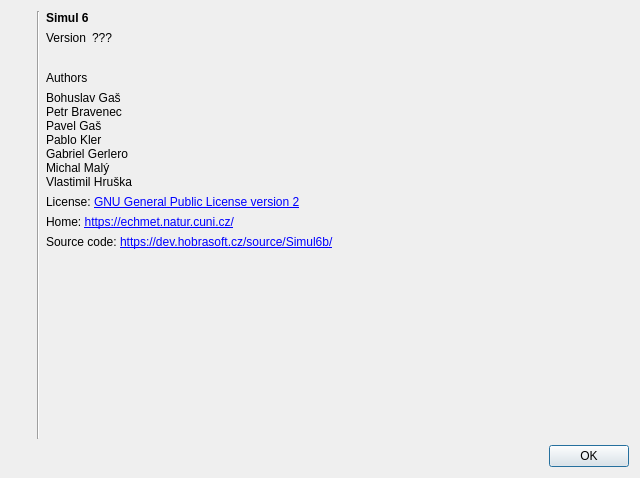
<?xml version="1.0" encoding="UTF-8"?>
<ui version="4.0">
 <class>About</class>
 <widget class="QDialog" name="About">
  <property name="geometry">
   <rect>
    <x>0</x>
    <y>0</y>
    <width>640</width>
    <height>478</height>
   </rect>
  </property>
  <property name="windowTitle">
   <string>About</string>
  </property>
  <layout class="QGridLayout" name="gridLayout">
   <item row="0" column="0">
    <layout class="QVBoxLayout" name="verticalLayout">
     <item>
      <widget class="QLabel" name="label">
       <property name="text">
        <string/>
       </property>
       <property name="pixmap">
        <pixmap resource="../../images/images.qrc">:/images/logo.png</pixmap>
       </property>
      </widget>
     </item>
     <item>
      <spacer name="verticalSpacer">
       <property name="orientation">
        <enum>Qt::Vertical</enum>
       </property>
       <property name="sizeHint" stdset="0">
        <size>
         <width>20</width>
         <height>40</height>
        </size>
       </property>
      </spacer>
     </item>
    </layout>
   </item>
   <item row="0" column="1">
    <widget class="Line" name="line">
     <property name="orientation">
      <enum>Qt::Vertical</enum>
     </property>
    </widget>
   </item>
   <item row="0" column="2">
    <layout class="QVBoxLayout" name="verticalLayout_2">
     <item>
      <widget class="QLabel" name="label_2">
       <property name="sizePolicy">
        <sizepolicy hsizetype="Expanding" vsizetype="Preferred">
         <horstretch>0</horstretch>
         <verstretch>0</verstretch>
        </sizepolicy>
       </property>
       <property name="text">
        <string>&lt;html&gt;&lt;head/&gt;&lt;body&gt;&lt;p&gt;&lt;span style=&quot; font-weight:600;&quot;&gt;Simul 6&lt;/span&gt;&lt;/p&gt;&lt;/body&gt;&lt;/html&gt;</string>
       </property>
      </widget>
     </item>
     <item>
      <layout class="QHBoxLayout" name="horizontalLayout">
       <item>
        <widget class="QLabel" name="label_3">
         <property name="text">
          <string>Version</string>
         </property>
        </widget>
       </item>
       <item>
        <widget class="QLabel" name="f_version">
         <property name="sizePolicy">
          <sizepolicy hsizetype="Expanding" vsizetype="Preferred">
           <horstretch>0</horstretch>
           <verstretch>0</verstretch>
          </sizepolicy>
         </property>
         <property name="text">
          <string>???</string>
         </property>
        </widget>
       </item>
      </layout>
     </item>
     <item>
      <widget class="QLabel" name="label_6">
       <property name="text">
        <string/>
       </property>
      </widget>
     </item>
     <item>
      <widget class="QLabel" name="label_4">
       <property name="text">
        <string>Authors</string>
       </property>
      </widget>
     </item>
     <item>
      <widget class="QLabel" name="f_authors">
       <property name="text">
        <string>&lt;html&gt;&lt;head/&gt;&lt;body&gt;&lt;p&gt;Bohuslav Gaš&lt;br/&gt;Petr Bravenec&lt;br/&gt;Pavel Gaš&lt;br/&gt;Pablo Kler&lt;br/&gt;Gabriel Gerlero&lt;br/&gt;Michal Malý&lt;br/&gt;Vlastimil Hruška&lt;/p&gt;&lt;/body&gt;&lt;/html&gt;</string>
       </property>
      </widget>
     </item>
     <item>
      <widget class="QLabel" name="label_5">
       <property name="text">
        <string>License: &lt;a href=&quot;local:///gpl2&quot;&gt;GNU General Public License version 2&lt;/a&gt;</string>
       </property>
       <property name="openExternalLinks">
        <bool>true</bool>
       </property>
      </widget>
     </item>
     <item>
      <widget class="QLabel" name="label_8">
       <property name="text">
        <string>Home: &lt;a href=&quot;https://echmet.natur.cuni.cz/&quot;&gt;https://echmet.natur.cuni.cz/&lt;/a&gt;</string>
       </property>
       <property name="openExternalLinks">
        <bool>true</bool>
       </property>
      </widget>
     </item>
     <item>
      <widget class="QLabel" name="label_7">
       <property name="text">
        <string>Source code: &lt;a href=&quot;https://dev.hobrasoft.cz/source/Simul6b/&quot;&gt;https://dev.hobrasoft.cz/source/Simul6b/&lt;/a&gt;</string>
       </property>
       <property name="openExternalLinks">
        <bool>true</bool>
       </property>
      </widget>
     </item>
     <item>
      <spacer name="verticalSpacer_2">
       <property name="orientation">
        <enum>Qt::Vertical</enum>
       </property>
       <property name="sizeHint" stdset="0">
        <size>
         <width>20</width>
         <height>40</height>
        </size>
       </property>
      </spacer>
     </item>
    </layout>
   </item>
   <item row="1" column="0" colspan="3">
    <layout class="QHBoxLayout" name="horizontalLayout_2">
     <item>
      <spacer name="horizontalSpacer">
       <property name="orientation">
        <enum>Qt::Horizontal</enum>
       </property>
       <property name="sizeHint" stdset="0">
        <size>
         <width>40</width>
         <height>20</height>
        </size>
       </property>
      </spacer>
     </item>
     <item>
      <widget class="QPushButton" name="pushButton">
       <property name="text">
        <string>OK</string>
       </property>
      </widget>
     </item>
    </layout>
   </item>
  </layout>
 </widget>
 <resources>
  <include location="../../images/images.qrc"/>
 </resources>
 <connections>
  <connection>
   <sender>pushButton</sender>
   <signal>clicked()</signal>
   <receiver>About</receiver>
   <slot>accept()</slot>
   <hints>
    <hint type="sourcelabel">
     <x>376</x>
     <y>273</y>
    </hint>
    <hint type="destinationlabel">
     <x>218</x>
     <y>275</y>
    </hint>
   </hints>
  </connection>
 </connections>
</ui>
